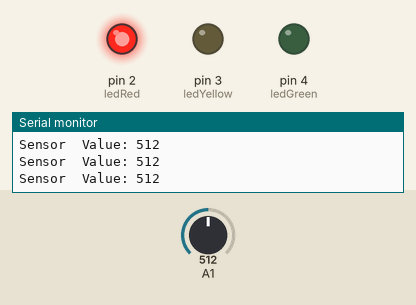
Simulated run of this sketch. Board: Arduino Uno, built with avr-gcc and run on an emulated ATmega328P. Shown: output pins drawn as LEDs (lit = HIGH), the last lines printed to the serial monitor. The test bench sets the inputs (shaded band); at power-on: A1 = 512.

Above: at 1.2 s.
1.3 s: A1 set to 254
2.8 s: A1 set to 230
At 3.6 s:
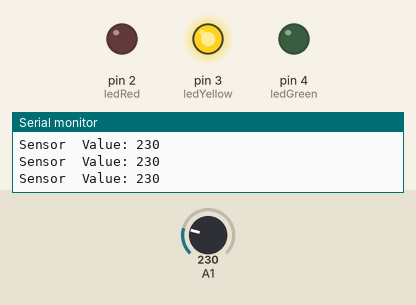
4.5 s: A1 set to 150
6.0 s: A1 set to 133
At 7.2 s:
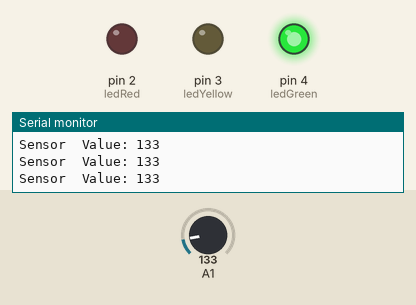
7.5 s: A1 set to 250
At 8.5 s:
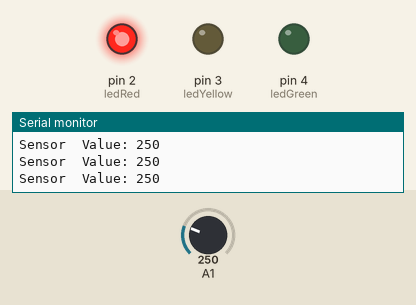
9.0 s: A1 set to 130
At 9.7 s:
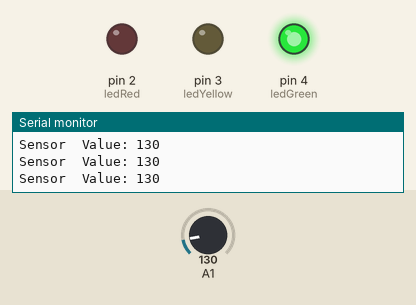
Timing chart, 0 to 11.5 s (numbered marks = the images above; inputs shaded):
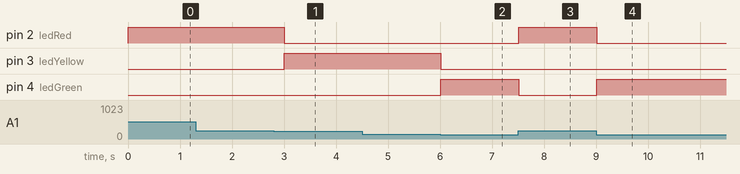

The sketch:

sensor_gas.ino
```cpp
const int ledRed = 2;
const int ledYellow = 3;
const int ledGreen = 4;
int sensorRead;

void setup() {
	pinMode(ledRed, OUTPUT);
	pinMode(ledYellow, OUTPUT);
	pinMode(ledGreen, OUTPUT);
	Serial.begin(9600);
}

void loop() {
	sensorRead = analogRead(A1);

	Serial.print("Sensor  Value: ");
    Serial.println(sensorRead);

  	if(sensorRead > 240){
    	digitalWrite(ledRed, HIGH);
      	digitalWrite(ledYellow, LOW);
      	digitalWrite(ledGreen, LOW);
    }
 	else if(sensorRead > 140){
  		digitalWrite(ledRed, LOW);
      	digitalWrite(ledYellow, HIGH);
      	digitalWrite(ledGreen, LOW);
  	}
  	else{
      	digitalWrite(ledRed, LOW);
      	digitalWrite(ledYellow, LOW);
      	digitalWrite(ledGreen, HIGH);
  	}

    delay(250);
}
```

Measured:
- the behaviour switches between 241 and 240 on A1 (found by bisection; images 0 and 1)
- the behaviour switches between 141 and 140 on A1 (found by bisection; images 1 and 2)
- after the input at 2.8 s, pin 2 (ledRed): HIGH → LOW after 0.21 s; pin 3 (ledYellow): LOW → HIGH after 0.21 s
- after the input at 6.0 s, pin 3 (ledYellow): HIGH → LOW at once; pin 4 (ledGreen): LOW → HIGH at once
- after the input at 7.5 s, pin 2 (ledRed): LOW → HIGH at once; pin 4 (ledGreen): HIGH → LOW at once
- after the input at 9.0 s, pin 2 (ledRed): HIGH → LOW at once; pin 4 (ledGreen): LOW → HIGH at once
